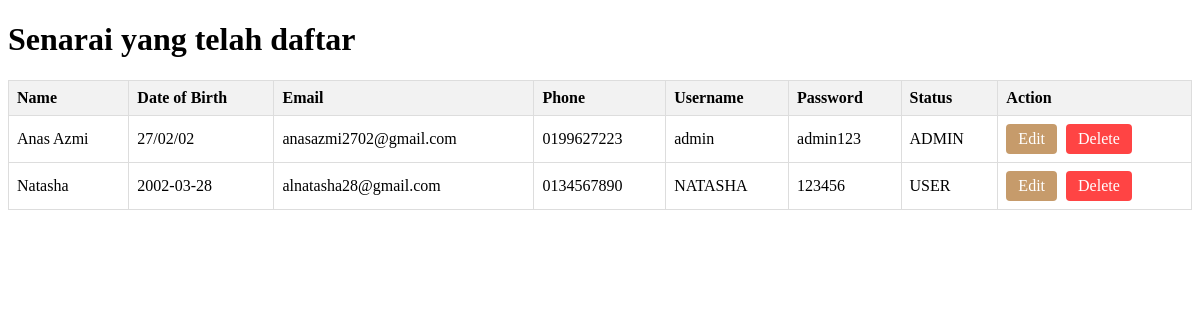
The app's page /admin.php with its own data.
### tables this page shows
CREATE TABLE `register` (
  `id` int NOT NULL,
  `name` varchar(100) NOT NULL,
  `dateofbirth` varchar(100) NOT NULL,
  `email` varchar(100) NOT NULL,
  `phone` varchar(100) NOT NULL,
  `username` varchar(100) NOT NULL,
  `password` varchar(100) NOT NULL,
  `status` varchar(10) NOT NULL
);

### admin.php (the view, shortened to what this page needs)
<!doctype html>
<html>
<head>
</head>
<body>
<?php
$con = mysqli_connect("localhost", "root", "", "the1997db") or die(mysqli_connect_errno($con));
if(isset($_GET['edit_id'])) {
    $edit_id = $_GET['edit_id'];
    $edit_query = mysqli_query($con, "SELECT * FROM register WHERE id=$edit_id") or die(mysqli_error($con));
    $edit_data = mysqli_fetch_array($edit_query);
    ?>
    <h2>Edit Registration</h2>
    <form method="POST" action="">
        <input type="hidden" name="id" value="<?php echo $edit_data['id']; ?>">
        <p>Name: <input type="text" name="name" value="<?php echo $edit_data['name']; ?>"></p>
        <p>Date of Birth: <input type="text" name="dateofbirth" value="<?php echo $edit_data['dateofbirth']; ?>"></p>
        <p>Email: <input type="email" name="email" value="<?php echo $edit_data['email']; ?>"></p>
        <p>Phone: <input type="text" name="phone" value="<?php echo $edit_data['phone']; ?>"></p>
        <p>Username: <input type="text" name="username" value="<?php echo $edit_data['username']; ?>"></p>
        <p>Password: <input type="password" name="password" value="<?php echo $edit_data['password']; ?>"></p>
        <p>Status: <input type="text" name="status" value="<?php echo $edit_data['status']; ?>"></p>
        <input type="submit" name="update" value="Update" class="edit-btn">
    </form>
    <?php
} else {
    $carian = mysqli_query($con, "SELECT * FROM register") or die(mysqli_error($con));
    echo "<h1>Senarai yang telah daftar</h1>";
    echo "<table>
        <tr>
            <th>Name</th>
            <th>Date of Birth</th>
            <th>Email</th>
            <th>Phone</th>
            <th>Username</th>
            <th>Password</th>
            <th>Status</th>
            <th>Action</th>
        </tr>";
    while($data = mysqli_fetch_array($carian)) {
        echo "<tr>";
        echo "<td>{$data['name']}</td>";
        echo "<td>{$data['dateofbirth']}</td>";
        echo "<td>{$data['email']}</td>";
        echo "<td>{$data['phone']}</td>";
        echo "<td>{$data['username']}</td>";
        echo "<td>{$data['password']}</td>";
        echo "<td>{$data['status']}</td>";
        echo "<td>
                <a href='?edit_id={$data['id']}' class='edit-btn'>Edit</a>
                <a href='?delete_id={$data['id']}' class='delete-btn' onclick='return confirm(\"Are you sure you want to delete this record?\")'>Delete</a>
              </td>";
        echo "</tr>";
    }
    echo "</table>";
}
?>
</body>
</html>

### admin.php (style rules this page uses)
table { border-collapse: collapse; width: 100%; }
th, td { border: 1px solid #ddd; padding: 8px; text-align: left; }
th { background-color: #f2f2f2; }
.edit-btn { background-color: #c69b6b; color: white; padding: 6px 12px; border: none; border-radius: 4px; cursor: pointer; text-decoration: none; display: inline-block; margin-right: 5px; }
.delete-btn { background-color: #ff4444; color: white; padding: 6px 12px; border: none; border-radius: 4px; cursor: pointer; text-decoration: none; display: inline-block; }

### records on screen
register: name "Anas Azmi", dateofbirth "27/02/02", email "anasazmi2702@gmail.com", phone "0199627223", username "admin", password "admin123", status "ADMIN"
register: name "Natasha", dateofbirth "2002-03-28", email "alnatasha28@gmail.com", phone "0134567890", username "NATASHA", password "123456", status "USER"
